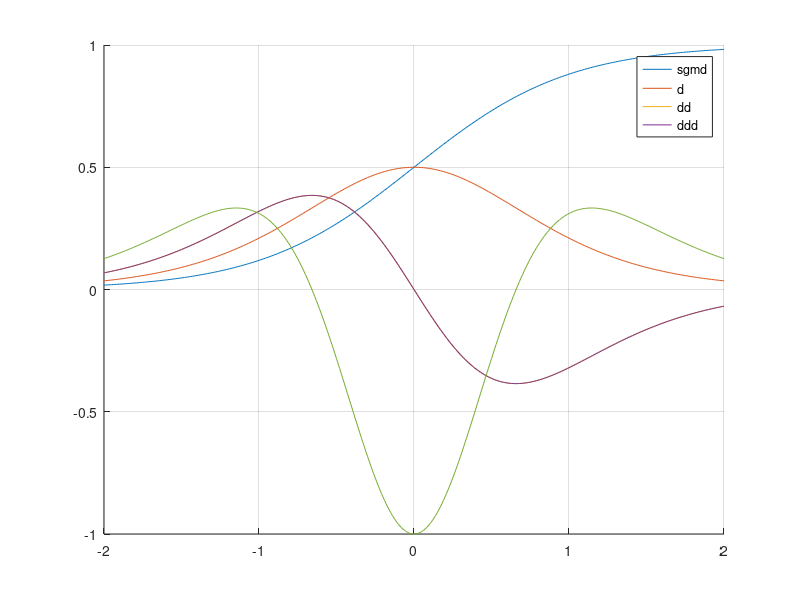

This chart was generated by the following MATLAB code: (Note: this script raises an error after producing the figure.)
%% シグモイド関数とtanh
%% sigmoid
a = 2;
x = -2:0.01:2;
% I=ones(size(x));
sgmd = 1./(1+exp(-a*x));
dsgmd = a*sgmd.*(1-sgmd);
ddsgmd = a^2*sgmd.*(1-sgmd).*(1-2*sgmd);
ddsgmd1 = a*dsgmd.*(1-2*sgmd);
dddsgmd = a^3*sgmd.*(1-sgmd).*(1-6*sgmd+6*sgmd.^2);
%% sgmd
figure(1)
hold on
plot(x,sgmd);
plot(x,dsgmd);
plot(x,ddsgmd1);
plot(x,ddsgmd);
plot(x,dddsgmd);
legend('sgmd','d','dd','ddd');
grid on
%% tanh
syms x1 at1
dth=diff(tanh(at1*x1),x1);
at=2;
x = -2:0.01:2;
x2 = 2*x;
th = tanh(at*x);%.*tanh(3*x);
j=1;
for i=x
    dt(j) =double(subs(dth,[at1 x1],[at i]));
    j=j+1;
end
sgmd2=1./(1+exp(-at*x2));%f(2x)の時のシグモイド関数
tanh2sg = 2*sgmd2-1;%tanhをシグモイドで表す
dtanh2sg = 4*at*sgmd2.*(1-sgmd2);
ddtanh2sg = 8*at^2*sgmd2.*(1-sgmd2).*(1-2*sgmd2);
dddtanh2sg = 16*at^3*sgmd2.*(1-sgmd2).*(1-6*sgmd2+6*sgmd2.^2);
%% tanh
figure(2)
hold on
plot(x,th);
plot(x,dt);
plot(x,tanh2sg);
plot(x,dtanh2sg)
plot(x,ddtanh2sg)
plot(x,dddtanh2sg)
plot(x,x);
plot(x,-16*x);
legend('tanh','dt','tanh2sg','d','dd','ddd');
grid on
